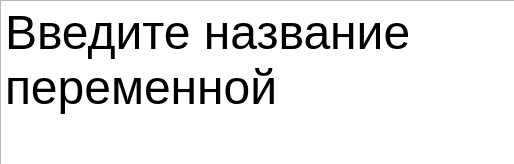
<?xml version="1.0" encoding="UTF-8"?>
<ui version="4.0">
 <class>Form</class>
 <widget class="QWidget" name="Form">
  <property name="geometry">
   <rect>
    <x>0</x>
    <y>0</y>
    <width>514</width>
    <height>164</height>
   </rect>
  </property>
  <property name="windowTitle">
   <string>Form</string>
  </property>
  <widget class="QTextBrowser" name="textBrowser">
   <property name="geometry">
    <rect>
     <x>0</x>
     <y>0</y>
     <width>521</width>
     <height>171</height>
    </rect>
   </property>
   <property name="html">
    <string>&lt;!DOCTYPE HTML PUBLIC &quot;-//W3C//DTD HTML 4.0//EN&quot; &quot;http://www.w3.org/TR/REC-html40/strict.dtd&quot;&gt;
&lt;html&gt;&lt;head&gt;&lt;meta name=&quot;qrichtext&quot; content=&quot;1&quot; /&gt;&lt;style type=&quot;text/css&quot;&gt;
p, li { white-space: pre-wrap; }
&lt;/style&gt;&lt;/head&gt;&lt;body style=&quot; font-family:'MS Shell Dlg 2'; font-size:7.8pt; font-weight:400; font-style:normal;&quot;&gt;
&lt;p style=&quot; margin-top:0px; margin-bottom:0px; margin-left:0px; margin-right:0px; -qt-block-indent:0; text-indent:0px;&quot;&gt;&lt;span style=&quot; font-family:'.AppleSystemUIFont'; font-size:36pt;&quot;&gt;Введите название переменной&lt;/span&gt;&lt;/p&gt;&lt;/body&gt;&lt;/html&gt;</string>
   </property>
  </widget>
 </widget>
 <resources/>
 <connections/>
</ui>
